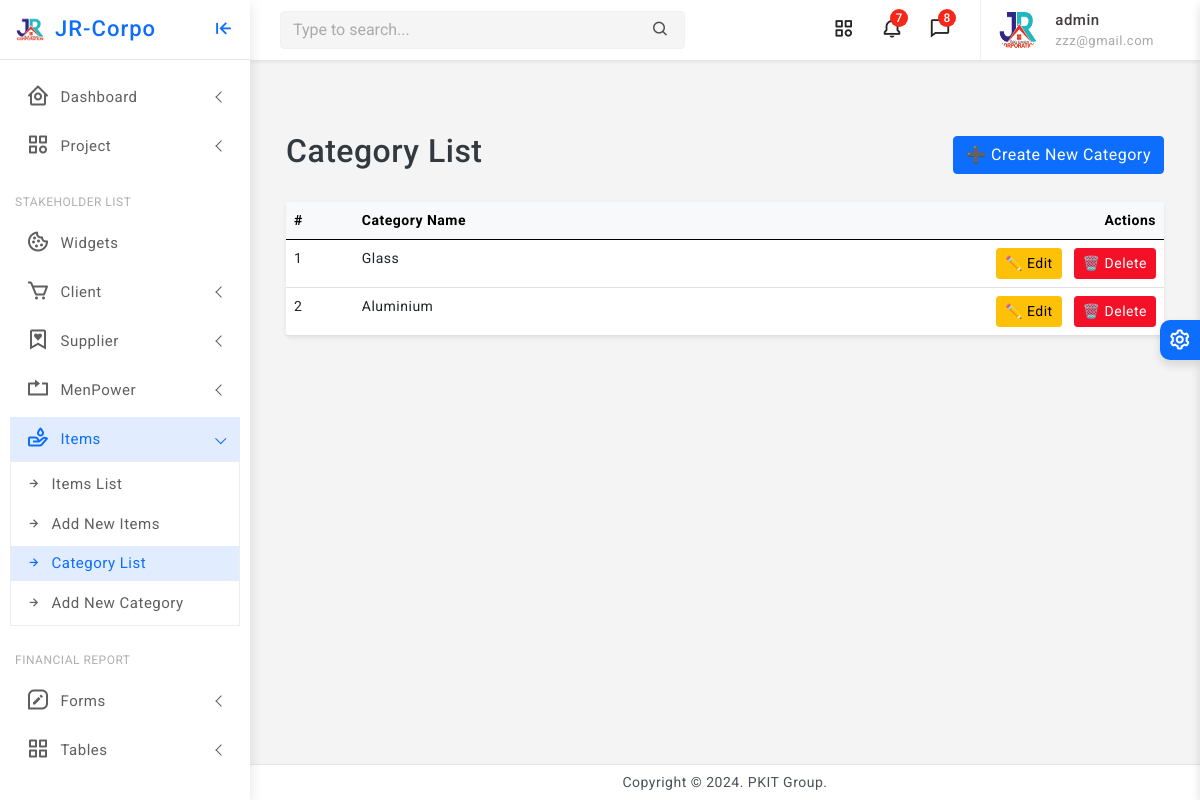
The page /categories/ (signed in) on the database as committed earlier.
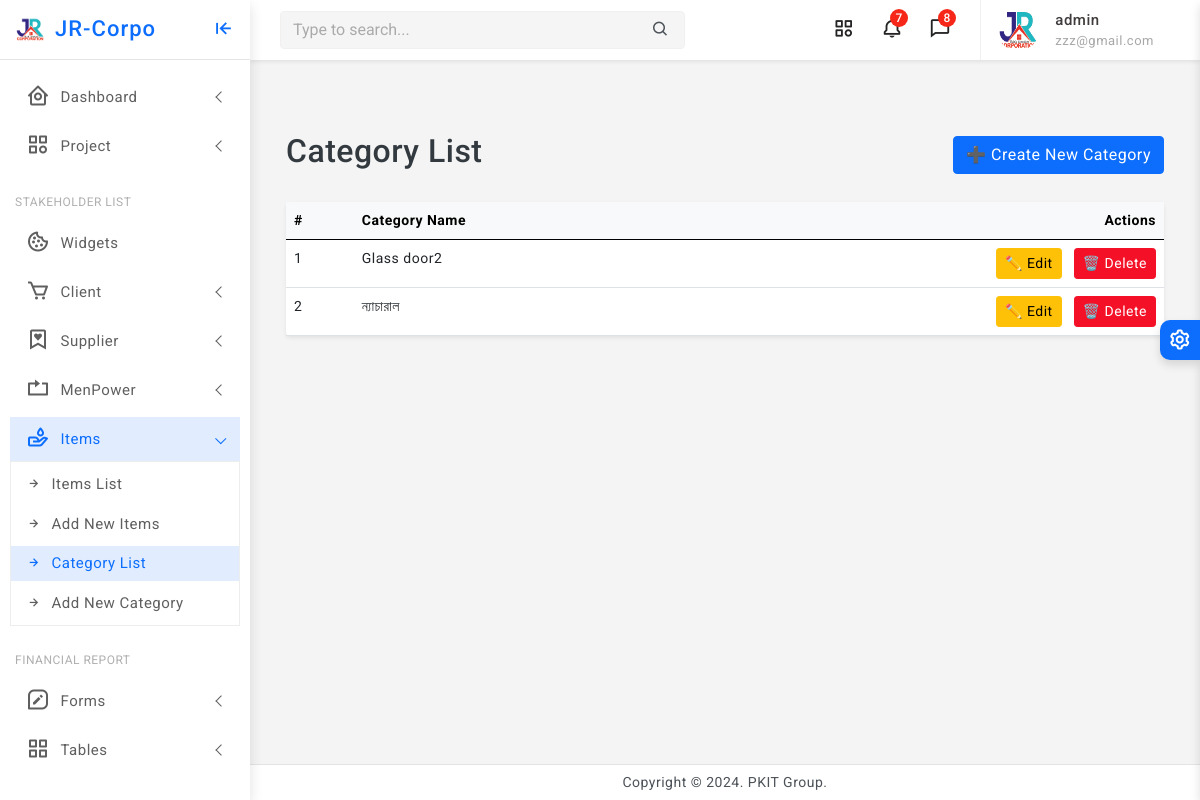
The same page on the database as committed later.
### core/models.py (models this page shows, shortened)
class Category(models.Model):
    name = models.CharField(max_length=100)
    created_at = models.DateTimeField(auto_now_add=True)
    updated_at = models.DateTimeField(auto_now=True)

### core/views.py (the view)
# urls.py: path('categories/', views.category_list, name='category_list'),
@staff_required
def category_list(request):
    categories = Category.objects.all()
    return render(request, 'category/category_list.html', {'categories': categories})

### core/views.py (called while the page is built)
def staff_required(view_func):
    return user_passes_test(lambda u: u.is_authenticated and u.is_staff)(view_func)

### core/templates/category/category_list.html
{% extends 'partials/base0.html' %}
{% block content %}
{% load static %}
<div class="container my-5">
    <div class="d-flex justify-content-between align-items-center mb-4">
        <h2>Category List</h2>
        <a href="{% url 'category_create' %}" class="btn btn-primary">➕ Create New Category</a>
    </div>
    {% if categories %}
    <div class="card shadow-sm border-0">
        <div class="card-body p-0">
            <table class="table table-hover mb-0">
                <thead class="table-light">
                    <tr>
                        <th scope="col">#</th>
                        <th scope="col">Category Name</th>
                        <th scope="col" class="text-end">Actions</th>
                    </tr>
                </thead>
                <tbody>
                    {% for category in categories %}
                    <tr>
                        <td>{{ forloop.counter }}</td>
                        <td>{{ category.name }}</td>
                        <td class="text-end">
                            <a href="{% url 'category_update' category.id %}" class="btn btn-sm btn-warning me-2">✏️ Edit</a>
                            <a href="{% url 'category_delete' category.id %}" class="btn btn-sm btn-danger">🗑️ Delete</a>
                        </td>
                    </tr>
                    {% endfor %}
                </tbody>
            </table>
        </div>
    </div>
    {% else %}
        <div class="alert alert-info" role="alert">
            No categories found.
        </div>
    {% endif %}
</div>
{% endblock %}

Rows that differ between the two databases and show on the page:
removed Category: name "Aluminium"
changed Category: name "Glass" → "Glass door2"
added Category: name "ন্যাচারাল"
